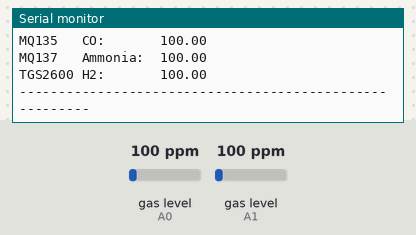
This sketch was run on a simulated Arduino Nano, built with avr-gcc and run on an emulated ATmega328P. On the bench: the last lines printed to the serial monitor. The inputs (shaded band) are chosen by the test bench; at power-on: gas level (sensors on A0, A1) 100 ppm.

Above: at 1.2 s.
1.3 s: gas level (sensor on A0) set to 20 ppm
6.4 s: gas level (sensor on A1) set to 20 ppm
At 10.9 s:
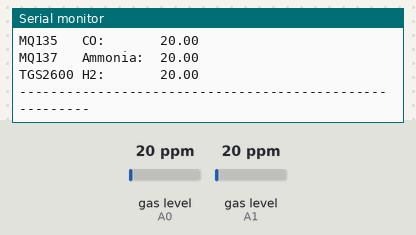
11.5 s: gas level (sensor on A0) set to 250 ppm
16.6 s: gas level (sensor on A1) set to 250 ppm
At 21.5 s:
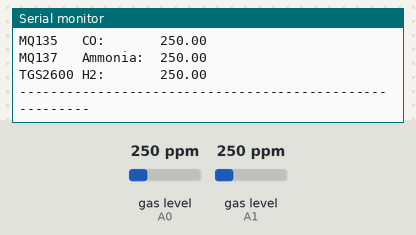

Measured:
- after the input at 6.4 s, the serial monitor: prints a new line after 3.9 s (image 1)
- after the input at 16.6 s, the serial monitor: prints a new line after 3.9 s (image 2)

The sketch:

all_sensors_code.ino
```cpp
#include <MQUnifiedsensor.h>

#define         Board                   ("Arduino NANO")
#define         Pin3                     (A0)  //Analog input 0 of your arduino
#define         Pin135                   (A1)  //Analog input 1 of your arduino


#define         RatioMQ3CleanAir          (60) //RS / R0 = 60 ppm
#define         RatioMQ135CleanAir        (3.6) //RS / R0 = 10 ppm
#define         ADC_Bit_Resolution        (10) // 10 bit ADC
#define         Voltage_Resolution        (5) // Volt resolution to calc the voltage
#define         Type                      ("Arduino NANO") //Board used

//Declare Sensor
MQUnifiedsensor MQ3(Board, Voltage_Resolution, ADC_Bit_Resolution, Pin3, Type);
MQUnifiedsensor MQ135(Board, Voltage_Resolution, ADC_Bit_Resolution, Pin135, Type);


void setup() {
  Serial.begin(9600);


  MQ3.init();
  MQ3.setRegressionMethod(1); //_PPM =  a*ratio^b
  MQ3.setR0(0.45);

  MQ135.init();
  MQ135.setRegressionMethod(1); //_PPM =  a*ratio^b
  MQ135.setR0(9.03);


//While calibrating Your sensor Uncomment this calibration portion and calibrate for R0.
 /*****************************  MQ CAlibration ********************************************
  Serial.print("Calibrating please wait.");
  float  MQ3calcR0 = 0,
         MQ4calcR0 = 0,
         MQ135calcR0 = 0,
         MQ7calcR0 = 0,
         MQ8calcR0 = 0,
         MQ9calcR0 = 0;
  for (int i = 1; i <= 10; i ++)
  {
    //Update the voltage lectures
    MQ3.update();
    MQ4.update();
    MQ135.update();
    MQ7.update();
    MQ8.update();
    MQ9.update();

    MQ3calcR0 += MQ3.calibrate(RatioMQ3CleanAir);
    MQ4calcR0 += MQ4.calibrate(RatioMQ4CleanAir);
    MQ135calcR0 += MQ135.calibrate(RatioMQ135CleanAir);
    MQ7calcR0 += MQ7.calibrate(RatioMQ7CleanAir);
    MQ8calcR0 += MQ8.calibrate(RatioMQ8CleanAir);
    MQ9calcR0 += MQ9.calibrate(RatioMQ9CleanAir);

    Serial.print(".");
  }
  MQ3.setR0(MQ3calcR0 / 10);
  MQ4.setR0(MQ4calcR0 / 10);
  MQ135.setR0(MQ135calcR0 / 10);
  MQ7.setR0(MQ7calcR0 / 10);
  MQ8.setR0(MQ8calcR0 / 10);
  MQ9.setR0(MQ9calcR0 / 10);
  Serial.println("  done!.");

  Serial.print("(MQ3 - MQ9):");
  Serial.print(MQ3calcR0 / 10); Serial.print(" | ");
  Serial.print(MQ4calcR0 / 10); Serial.print(" | ");
  Serial.print(MQ135calcR0 / 10); Serial.print(" | ");
  Serial.print(MQ7calcR0 / 10); Serial.print(" | ");
  Serial.print(MQ8calcR0 / 10); Serial.print(" | ");
  Serial.print(MQ9calcR0 / 10); Serial.println(" |");

  /*****************************  MQ CAlibration ********************************************/
}

void loop() {
  //Update the voltage lectures
  MQ3.update();
  MQ135.update();


  MQ3.setA(0.3934); MQ3.setB(-1.504); //Alcohol
float Alcohol = MQ3.readSensor();

  MQ3.setA(4.8387); MQ3.setB(-2.68); //Benzene
float Benzene = MQ3.readSensor();

  MQ3.setA(7585.3); MQ3.setB(-2.849); //Hexane
float Hexane = MQ3.readSensor();

MQ3.setA(1012.7); MQ3.setB(-2.786); //CH4
float CH4 = MQ3.readSensor();


 MQ135.setA(102.2 ); MQ135.setB(-2.473); //NH3
float NH3 = MQ135.readSensor();

MQ135.setA(976.97); MQ135.setB(-0.688); // H2
float H2 = MQ135.readSensor();


 MQ135.setA(30000000); MQ135.setB(-8.308); //smoke
float Smoke = MQ135.readSensor();

  MQ135.setA(99.042); MQ135.setB(-1.518); //CO
float CO = MQ135.readSensor();


  Serial.print("MQ3     Alcohol:  "); Serial.println(Alcohol);
  Serial.print("MQ3     Hexane:   "); Serial.println(Hexane);
  Serial.print("MQ3     Methane:  "); Serial.println(CH4);
  Serial.print("MQ135   Benzene:  "); Serial.println(Benzene);
  Serial.print("MQ135   Smoke:    "); Serial.println(Smoke);
  Serial.print("MQ135   CO:       "); Serial.println(CO);
  Serial.print("MQ137   Ammonia:  "); Serial.println(NH3);
  Serial.print("TGS2600 H2:       "); Serial.println(H2);
  Serial.println("--------------------------------------------------------");
delay (10000);
}
```
